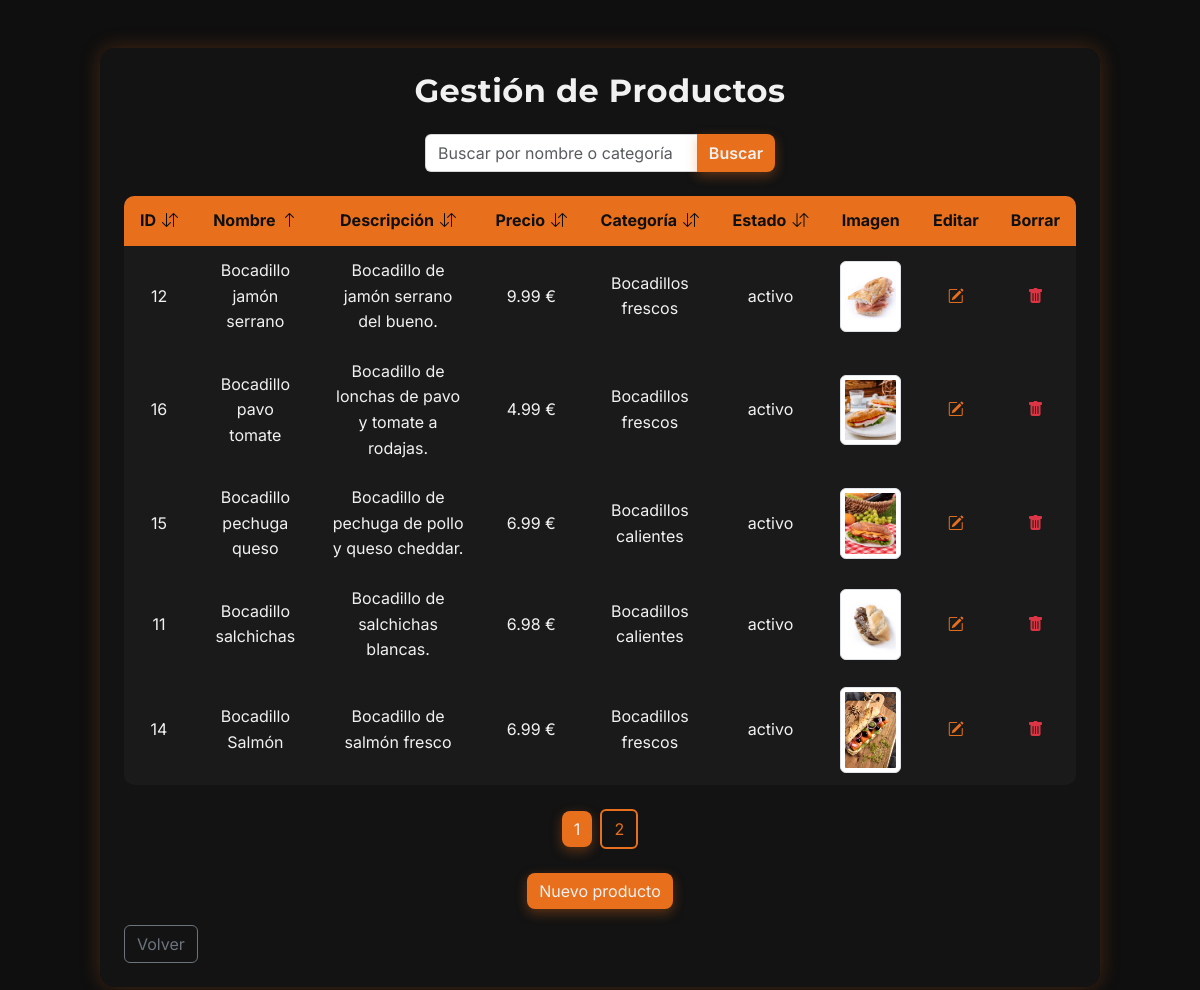
/products/product_list.php (signed in), run on the app's committed database.
### tables this page shows
CREATE TABLE `productos` (
  `id` int(11) NOT NULL,
  `id_categoria` int(11) NOT NULL,
  `nombre` varchar(50) NOT NULL,
  `descripcion` varchar(255) NOT NULL,
  `precio` decimal(6,2) NOT NULL,
  `imagen` varchar(255) DEFAULT NULL,
  `estado` enum('activo','inactivo') NOT NULL DEFAULT 'activo'
);

CREATE TABLE `categorias` (
  `id` int(11) NOT NULL,
  `nombre` varchar(100) NOT NULL,
  `estado` enum('activo','inactivo') NOT NULL DEFAULT 'activo'
);

### src/products/Product.php (called while the page is built, shortened)
<?php
    class Product {
        private ?int $id = null;
        private ?string $name = null;
        private ?string $description = null;
        private ?float $price = null;
        private ?string $image = null;
        private ?string $status = null;
        private ?string $category_name = null;
        public function getId(): ?int {
            return $this->id;
        }
        public function getName(): ?string {
            return $this->name;
        }
        public function getDescription(): ?string {
            return $this->description;
        }
        public function getPrice(): ?float {
            return $this->price;
        }
        public function getImage(): ?string {
            return $this->image;
        }
        public function getStatus(): ?string {
            return $this->status;
        }
        public function getCategoryName(): ?string {
            return $this->category_name;
        }
        public static function getProducts(int $page, int $perPage, string $sortBy, string $sortDir): array {
            $db = Database::getConnection();
            $offset = ($page - 1) * $perPage;
            $allowedColumns = [
                "id" => "p.id",
                "name" => "p.nombre",
                "description" => "p.descripcion",
                "price" => "p.precio",
                "category_name" => "c.nombre"
            ];
            $orderField = $allowedColumns[$sortBy] ?? "p.id";
            $sortDir = strtoupper($sortDir) === "DESC" ? "DESC" : "ASC";
            $sql = "SELECT p.id, p.id_categoria AS category_id, p.nombre AS name, p.descripcion AS description, p.precio AS price, p.imagen AS image, p.estado AS status,
                    c.nombre AS category_name FROM productos p INNER JOIN categorias c ON p.id_categoria = c.id ORDER BY $orderField $sortDir LIMIT :offset, :limit";
            $stmt = $db->prepare($sql);
            $stmt->bindValue(":offset", $offset, PDO::PARAM_INT);
            $stmt->bindValue(":limit", $perPage, PDO::PARAM_INT);
            $stmt->execute();
            $stmt->setFetchMode(PDO::FETCH_CLASS, "Product");
            return $stmt->fetchAll();
        }
    }
?>

### src/products/product_list.php (the view, shortened to what this page needs)
<?php
    require_once __DIR__ . "/Product.php";
    $db = Database::getConnection();
?>
<!DOCTYPE html>
<html lang="es">
<head>
    <link href="https://cdn.jsdelivr.net/npm/bootstrap@5.3.0/dist/css/bootstrap.min.css" rel="stylesheet">
    <link rel="stylesheet" href="https://cdn.jsdelivr.net/npm/bootstrap-icons@1.10.5/font/bootstrap-icons.css">
    <link rel="stylesheet" href="/assets/css/styles.css">
</head>
<body>
    <div class="onix-bg d-flex justify-content-center align-items-start py-5">
        <div class="onix-card-wide p-4 w-100">
            <h2 class="text-center fw-bold mb-4">Gestión de Productos</h2>
            <form method="get" action="/products/product_list.php" class="mb-4 onix-search mx-auto">
                <div class="input-group">
                    <input type="text" name="search" class="form-control" placeholder="Buscar por nombre o categoría" autocomplete="off"
                           value="<?= isset($_GET['search']) ? htmlspecialchars($_GET['search']) : '' ?>">
                    <button class="btn btn-onix fw-semibold" type="submit">Buscar</button>
                </div>
            </form>
            <?php
                $page = isset($_GET["page"]) ? (int)$_GET["page"] : 1;
                $perPage = 5;
                $allowedColumns = [
                    "id" => "p.id",
                    "name" => "p.nombre",
                    "description" => "p.descripcion",
                    "price" => "p.precio",
                    "category_name" => "c.nombre",
                    "status" => "p.estado"
                ];
                $sortBy = $_GET["sort_by"] ?? "name";
                $orderField = $allowedColumns[$sortBy] ?? "p.nombre";
                $sortDir = strtoupper($_GET["sort_dir"] ?? "ASC");
                if (isset($_GET["search"]) && trim($_GET["search"]) !== "") {
                    $searchTerm = "%" . trim($_GET["search"]) . "%";
                    $countQuery = $db->prepare("SELECT COUNT(*) AS total FROM productos p INNER JOIN categorias c ON p.id_categoria = c.id
                                                WHERE (p.nombre LIKE :search OR c.nombre LIKE :search)");
                    $countQuery->execute([":search" => $searchTerm]);
                    $totalProducts = $countQuery->fetch(PDO::FETCH_ASSOC)["total"];
                    $totalPages = ceil($totalProducts / $perPage);
                    $offset = ($page - 1) * $perPage;
                    $query = $db->prepare("SELECT p.id, p.id_categoria AS category_id, p.nombre AS name, p.descripcion AS description, p.precio AS price, p.imagen AS image,
                                           p.estado AS status, c.nombre AS category_name FROM productos p INNER JOIN categorias c ON p.id_categoria = c.id
                                           WHERE (p.nombre LIKE :search OR c.nombre LIKE :search) ORDER BY $orderField $sortDir LIMIT :offset, :limit");
                    $query->bindValue(":search", $searchTerm, PDO::PARAM_STR);
                    $query->bindValue(":offset", $offset, PDO::PARAM_INT);
                    $query->bindValue(":limit", $perPage, PDO::PARAM_INT);
                    $query->execute();
                    $query->setFetchMode(PDO::FETCH_CLASS, "Product");
                    $products = $query->fetchAll();
                } else {
                    $products = Product::getProducts($page, $perPage, $sortBy, $sortDir);
                    $query = $db->query("SELECT count(*) AS total FROM productos");
                    $totalProducts = $query->fetch(PDO::FETCH_ASSOC)["total"];
                    $totalPages = ceil($totalProducts / $perPage);
                }
                function sortIcon(string $col, string $currentSortBy, string $currentSortDir): string {
                    if ($col !== $currentSortBy) return '<i class="bi bi-arrow-down-up"></i>';
                    return $currentSortDir === "ASC" ? '<i class="bi bi-arrow-up"></i>' : '<i class="bi bi-arrow-down"></i>';
                }
                function sortUrl(string $col, string $currentSortDir): string {
                    $newDir = $currentSortDir === "ASC" ? "DESC" : "ASC";
                    $url = "/products/product_list.php?sort_by=$col&sort_dir=$newDir";
                    return $url;
                }
            ?>
            <div class="table-responsive">
                <table class="onix-table align-middle text-center mx-auto">
                    <thead>
                        <tr>
                            <th><a href="<?= sortUrl('id', $sortDir) ?>">ID <?= sortIcon('id', $sortBy, $sortDir) ?></a></th>
                            <th><a href="<?= sortUrl('name', $sortDir) ?>">Nombre <?= sortIcon('name', $sortBy, $sortDir) ?></a></th>
                            <th><a href="<?= sortUrl('description', $sortDir) ?>">Descripción <?= sortIcon('description', $sortBy, $sortDir) ?></a></th>
                            <th><a href="<?= sortUrl('price', $sortDir) ?>">Precio <?= sortIcon('price', $sortBy, $sortDir) ?></a></th>
                            <th><a href="<?= sortUrl('category_name', $sortDir) ?>">Categoría <?= sortIcon('category_name', $sortBy, $sortDir) ?></a></th>
                            <th><a href="<?= sortUrl('status', $sortDir) ?>">Estado <?= sortIcon('status', $sortBy, $sortDir) ?></a></th>
                            <th>Imagen</th>
                            <th>Editar</th>
                            <th>Borrar</th>
                        </tr>
                    </thead>
                    <tbody>
                        <?php
                            if (empty($products)) {
                                echo "<tr><td colspan='9' class='text-center py-3 text-light'>No se encontraron productos</td></tr>";
                            } else {
                                foreach ($products as $product) {
                                    echo "<tr>";
                                    echo "<td>" . htmlspecialchars((string)$product->getId()) . "</td>";
                                    echo "<td>" . htmlspecialchars((string)$product->getName()) . "</td>";
                                    echo "<td>" . htmlspecialchars((string)$product->getDescription()) . "</td>";
                                    echo "<td>" . htmlspecialchars((string)$product->getPrice()) . " €</td>";
                                    echo "<td>" . htmlspecialchars((string)$product->getCategoryName()) . "</td>";
                                    echo "<td>" . htmlspecialchars((string)$product->getStatus()) . "</td>";
                                    echo "<td><img src='" . htmlspecialchars((string)$product->getImage()) . "' class='img-thumbnail' style='max-height: 120px;'></td>";
                                    echo "<td><a class='text-onix fw-bold' href='/products/product_edit.php?id=" . $product->getId() . "'>
                                              <i class='bi bi-pencil-square'></i>
                                          </a></td>";
                                    echo "<td><a class='text-danger fw-bold' href='/products/product_delete.php?id=" . $product->getId() . "'>
                                              <i class='bi bi-trash-fill'></i>
                                          </a></td>";
                                    echo "</tr>";
                                }
                            }
                        ?>
                    </tbody>
                </table>
            </div>
            <div class="text-center mt-4">
                <?php
                    for ($i = 1; $i <= $totalPages; $i++) {
                        $url = "/products/product_list.php?page=$i&sort_by=$sortBy&sort_dir=$sortDir";
                        if ($i == $page) {
                            echo "<button class='btn btn-onix mx-1'>$i</button>";
                        } else {
                            echo "<a href='$url' class='btn btn-outline-onix mx-1'>$i</a>";
                        }
                    }
                ?>
            </div>
            <div class="text-center mt-4 d-flex justify-content-center">
                <a href="/products/product_create.php" class="btn btn-onix">Nuevo producto</a>
            </div>
            <div class="text-center text-lg-start mt-3">
                <a href="/utils/admin_panel.php" class="btn btn-outline-secondary">Volver</a>
            </div>
        </div>
    </div>
</body>
</html>

### src/assets/css/styles.css (style rules this page uses)
* { margin: 0; padding: 0; font-family: 'Inter', sans-serif; box-sizing: border-box; }
h1, h2, h3, h4 { font-family: 'Montserrat', sans-serif; letter-spacing: 0.5px; }
body { background-color: #0F0F0F; color: #F1F1F1; line-height: 1.6; }
a { color: #F1F1F1; text-decoration: none; }
.onix-bg { min-height: 100vh; padding: 2rem; }
.onix-card-wide { background: rgba(20, 20, 20, 0.85); border-radius: 15px; width: 100%; max-width: 1000px; box-shadow: 0 0 20px rgba(232, 111, 28, 0.25); backdrop-filter: blur(8px); }
.btn-onix { background-color: #E86F1C; color: #F1F1F1; border: none; border-radius: 8px; box-shadow: 0 4px 12px rgba(232, 111, 28, 0.35); transition: all 0.2s ease-in-out; }
.btn-outline-onix { border: 2px solid #E86F1C; color: #E86F1C; transition: 0.3s ease; }
.text-onix { color: #E86F1C; }
.onix-table { background-color: #1A1A1A; color: #F1F1F1; border-radius: 10px; overflow: hidden; }
.onix-table thead { background-color: #E86F1C; color: #0F0F0F; font-weight: 700; }
.onix-table thead a { color: #0F0F0F; text-decoration: none; font-weight: 700; }
.onix-table tbody tr { transition: background-color 0.2s ease; }
.onix-table td, .onix-table th { padding: 12px 16px; vertical-align: middle; }
.onix-table a { color: #E86F1C; font-weight: 600; }
.onix-table, .onix-table th, .onix-table td { border-color: #333 !important; }
.onix-table th a { display: inline-flex; align-items: center; gap: 6px; white-space: nowrap; }
.onix-search { max-width: 350px; }
.onix-search input { background: #FFFF !important; color: #000 !important; border: 1px solid #CCCC !important; }

### data on the page
productos: id "12", nombre "Bocadillo jamón serrano", descripcion "Bocadillo de jamón serrano del bueno.", precio "9.99", id_categoria.nombre "Bocadillos frescos", estado "activo", imagen (picture)
productos: id "16", nombre "Bocadillo pavo tomate", descripcion "Bocadillo de lonchas de pavo y tomate a rodajas.", precio "4.99", id_categoria.nombre "Bocadillos frescos", estado "activo", imagen (picture)
productos: id "15", nombre "Bocadillo pechuga queso", descripcion "Bocadillo de pechuga de pollo y queso cheddar.", precio "6.99", id_categoria.nombre "Bocadillos calientes", estado "activo", imagen (picture)
productos: id "11", nombre "Bocadillo salchichas", descripcion "Bocadillo de salchichas blancas.", precio "6.98", id_categoria.nombre "Bocadillos calientes", estado "activo", imagen (picture)
productos: id "14", nombre "Bocadillo Salmón", descripcion "Bocadillo de salmón fresco", precio "6.99", id_categoria.nombre "Bocadillos frescos", estado "activo", imagen (picture)
